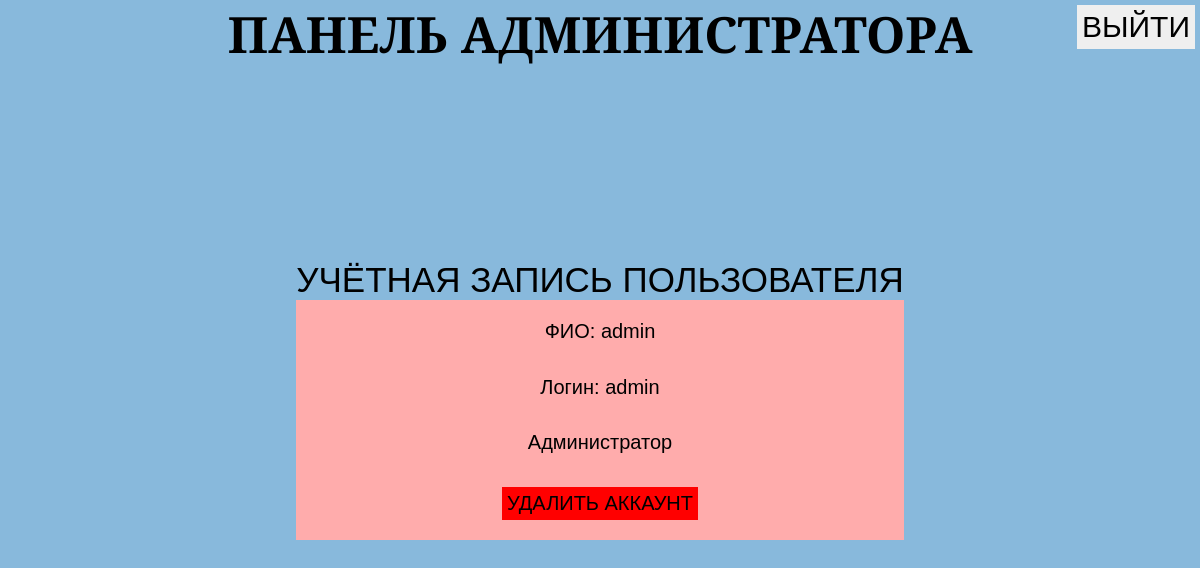
Before: /student-account.php?id=13 (signed in) with the older database file.
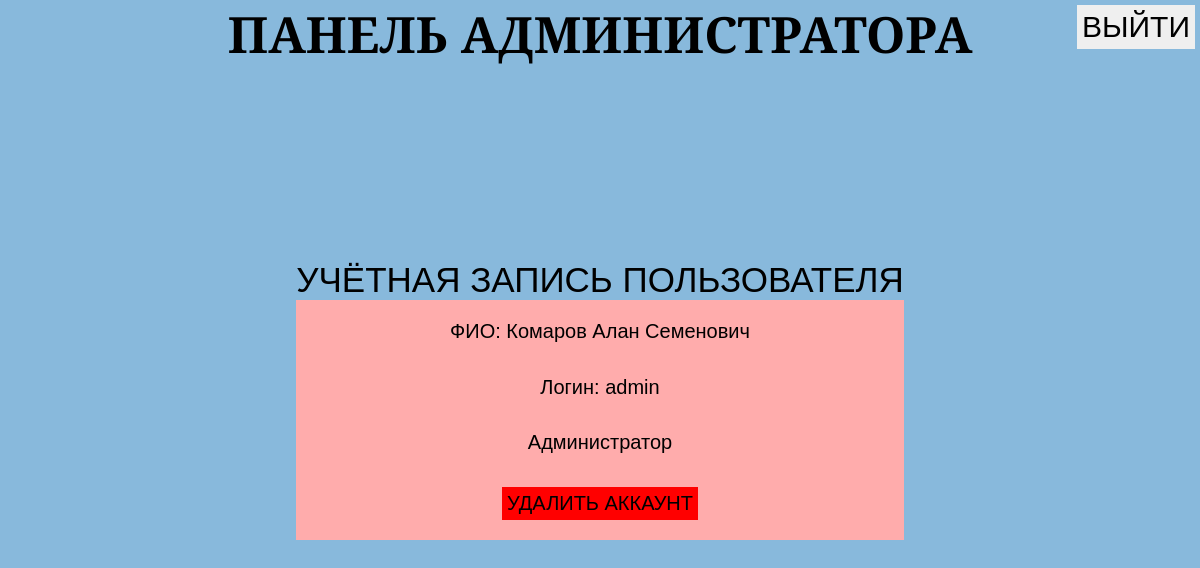
After: the same page with the newer database file.
### tables this page shows
CREATE TABLE `users` (
  `id` int NOT NULL,
  `login` varchar(50) NOT NULL,
  `password` varchar(256) NOT NULL,
  `fio` varchar(50) NOT NULL,
  `id_role` int NOT NULL
);

### model/functions/getUserInfo.php (called while the page is built)
<?php
function getUserInfo(mysqli $mysqli, int $idUser)
{
    $userInfo = $mysqli->query("SELECT * FROM `users` WHERE `id` = $idUser")->fetch_assoc();
    $isUserAdmin = $userInfo['id_role'] == 1;
    if ($isUserAdmin) {
        $userInfo['role'] = 'Администратор';
    } else {
        $idUser = $userInfo['id'];
        $userInfo['role'] = 'Студент';
        $userInfo['group'] = $mysqli->query("SELECT `id_group` FROM `id_group_id_user` WHERE `id_user` = $idUser")->fetch_assoc()['id_group'];
    }
    return $userInfo;
}

### views/student-account.php (the view, shortened to what this page needs)
<h1 class="page-title">Панель администратора</h1>
<div class="wrapper">
    <h2 class="admin-panel-page-title">Учётная запись пользователя</h2>
    <div class="student-account">
        <p class="fio">ФИО: <?=$userInfo['fio']?></p>
        <p class="login">Логин: <?=$userInfo['login']?></p>
        <p class="role"><?=$userInfo['role']?></p>
        <a href="/model/delete-account.php?id=<?=$userInfo['id']?>">Удалить аккаунт</a>
    </div>
</div>
<a class="logout-button" href="/model/logout.php">Выйти</a>

Changed rows visible on the page:
changed users "admin": fio "admin" → "Комаров Алан Семенович"
